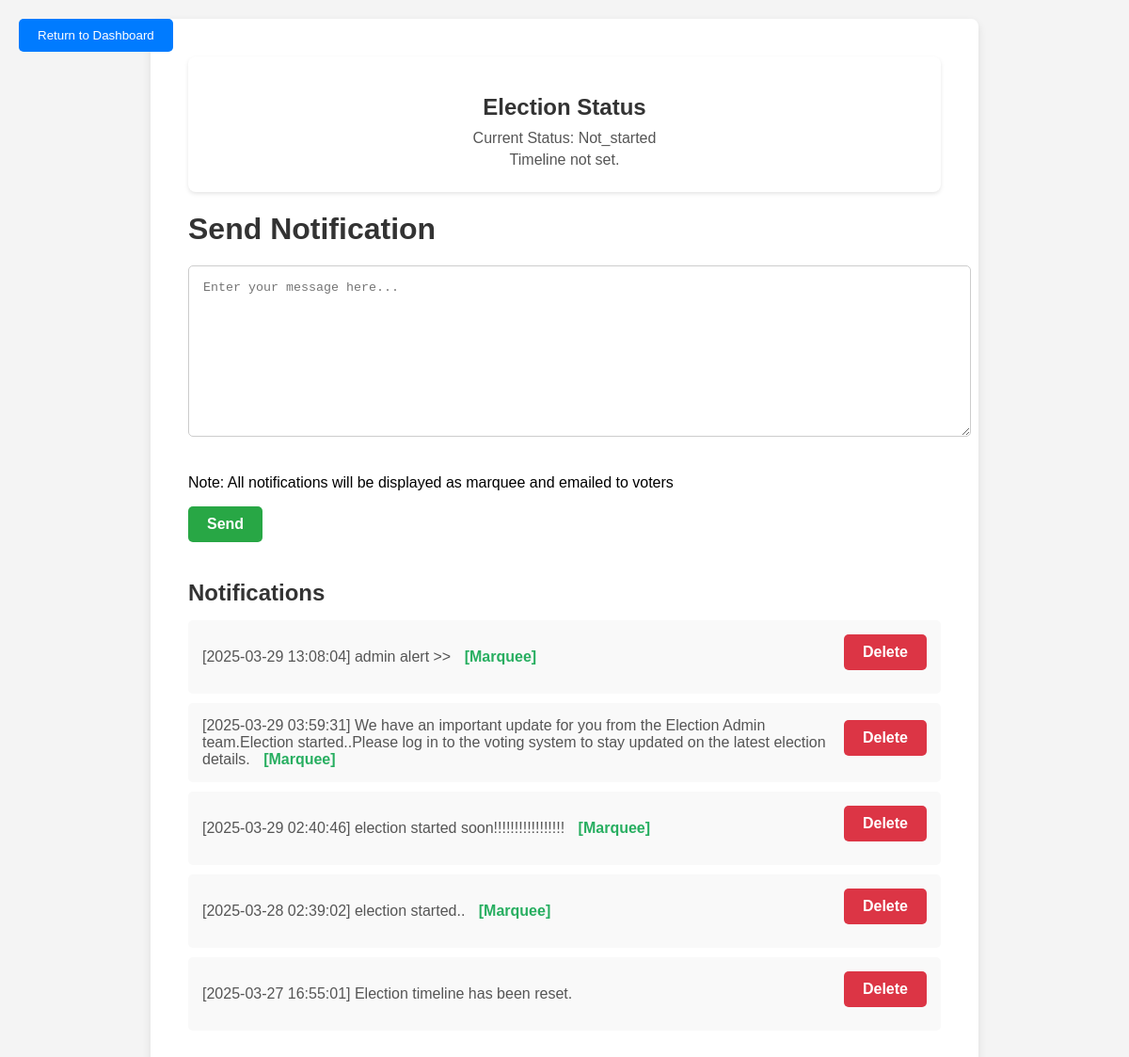
Page /notification.php (signed in) on the committed database.
### tables this page shows
CREATE TABLE IF NOT EXISTS `notifications` (
  `id` int NOT NULL AUTO_INCREMENT,
  `message` text NOT NULL,
  `type` enum('manual','election_status') DEFAULT 'manual',
  `created_at` timestamp NULL DEFAULT CURRENT_TIMESTAMP,
  `is_marquee` tinyint(1) DEFAULT '0',
  PRIMARY KEY (`id`)
);

### notification.php (the view, shortened to what this page needs)
<?php
include('connect.php');
$currentDate = date('Y-m-d H:i:s');
$statusQuery = "SELECT * FROM election_timeline WHERE election_id = 1";
$statusResult = mysqli_query($conn, $statusQuery);
$election = mysqli_fetch_assoc($statusResult);
$status = 'not_started';
$previous_status = isset($election['previous_status']) ? $election['previous_status'] : null;
if ($election) {
    if ($currentDate < $election['start_date']) {
        $status = 'not_started';
    } elseif ($currentDate >= $election['start_date'] && $currentDate <= $election['end_date']) {
        $status = 'ongoing';
    } else {
        $status = 'ended';
    }
    if ($status !== $previous_status && $previous_status !== null) {
        $message = '';
        if ($status === 'not_started') {
            $message = "Election timeline has been reset.";
        } elseif ($status === 'ongoing') {
            $message = "Election has started on " . $election['start_date'] . "!";
        } elseif ($status === 'ended') {
            $message = "Election has ended on " . $election['end_date'] . "!";
        }
        if ($message) {
            $checkNotificationQuery = "SELECT id FROM notifications WHERE message = '" . mysqli_real_escape_string($conn, $message) . "' AND type = 'election_status'";
            $checkNotificationResult = mysqli_query($conn, $checkNotificationQuery);
            if (mysqli_num_rows($checkNotificationResult) === 0) {
                $insert_query = "INSERT INTO notifications (message, type, is_marquee) VALUES ('" . mysqli_real_escape_string($conn, $message) . "', 'election_status', 1)";
                if (mysqli_query($conn, $insert_query)) {
                    $voters_query = "SELECT email FROM voter_reg WHERE status = 'approved'";
                    $voters_result = mysqli_query($conn, $voters_query);
                    $email_failed = false;
                    $email_count = 0;
                    $total_voters = mysqli_num_rows($voters_result);
                    set_time_limit(0);
                    while ($voter = mysqli_fetch_assoc($voters_result)) {
                        $emailResult = sendVoterEmail($voter['email'], 6, '', '', '', '', $message);
                        if (!$emailResult) {
                            $email_failed = true;
                            error_log("Failed to send email to {$voter['email']} for election status: $message");
                        } else {
                            $email_count++;
                        }
                        usleep(50000);
                    }
                    if ($email_failed) {
                        $_SESSION['error_message'] = "Election status notification saved, but some emails failed to send ($email_count/$total_voters sent).";
                    } else {
                        $_SESSION['success_message'] = "Election status notification sent successfully to $email_count/$total_voters voters!";
                    }
                    $updateQuery = "UPDATE election_timeline SET status = '$status', previous_status = '$status' WHERE election_id = 1";
                    if (!mysqli_query($conn, $updateQuery)) {
                        error_log("Failed to update election timeline: " . mysqli_error($conn));
                        $_SESSION['error_message'] .= " Failed to update election timeline: " . mysqli_error($conn);
                    }
                } else {
                    $_SESSION['error_message'] = "Failed to save election status notification: " . mysqli_error($conn);
                    error_log("Failed to insert notification: " . mysqli_error($conn));
                }
            }
        }
    } elseif ($previous_status === null && $status !== 'not_started') {
        $updateQuery = "UPDATE election_timeline SET status = '$status' WHERE election_id = 1";
        mysqli_query($conn, $updateQuery);
    }
} else {
    $statusResult = mysqli_query($conn, $statusQuery);
    $election = mysqli_fetch_assoc($statusResult);
    $status = 'not_started';
}
$notifications_query = "SELECT * FROM notifications ORDER BY created_at DESC";
$notifications_result = mysqli_query($conn, $notifications_query);
?>
<!DOCTYPE html>
<html lang="en">
<head>
    <link rel="stylesheet" href="login.css">
</head>
<body>
    <a href="staff-dashboard.php"><button class="return-btn">Return to Dashboard</button></a>
    <div class="notification-container">
        <section class="election-status">
            <h2>Election Status</h2>
            <p>Current Status: <span class="status-<?php echo $status; ?>"><?php echo ucfirst($status); ?></span></p>
            <?php if ($election && $election['start_date'] != '1970-01-01 00:00:00'): ?>
                <p>Start: <?php echo $election['start_date']; ?></p>
                <p>End: <?php echo $election['end_date']; ?></p>
            <?php else: ?>
                <p>Timeline not set.</p>
            <?php endif; ?>
        </section>
        <h1>Send Notification</h1>
        <form method="POST">
            <textarea name="message" placeholder="Enter your message here..." required></textarea>
            <p>Note: All notifications will be displayed as marquee and emailed to voters</p>
            <button type="submit" name="send_notification" class="send-btn">Send</button>
        </form>
        <div class="notifications-list">
            <h2>Notifications</h2>
            <?php if (mysqli_num_rows($notifications_result) > 0): ?>
                <?php while ($notification = mysqli_fetch_assoc($notifications_result)): ?>
                    <div class="notification-item">
                        <p>
                            [<?php echo $notification['created_at']; ?>]
                            <?php echo htmlspecialchars($notification['message']); ?>
                            <?php if ($notification['is_marquee']): ?>
                                <span class="marquee-indicator">[Marquee]</span>
                            <?php endif; ?>
                        </p>
                        <form method="POST">
                            <button type="submit" name="delete_notification" class="delete-btn">Delete</button>
                        </form>
                    </div>
                <?php endwhile; ?>
            <?php else: ?>
                <p>No notifications available.</p>
            <?php endif; ?>
        </div>
    </div>
</body>
</html>

### login.css (style rules this page uses)
body { font-family: Arial, sans-serif; margin: 0; padding: 0; display: flex; background-color: #f4f4f4; }
form { margin-top: 20px; }
form button { background-color: #2c3e50; color: white; padding: 10px 15px; border: none; border-radius: 4px; cursor: pointer; font-size: 16px; font-weight: bold; }
button { background-color: #e74c3c; color: white; border: none; padding: 8px 12px; border-radius: 4px; cursor: pointer; }

### notification.php (style rules this page uses)
body { display: flex; justify-content: center; align-items: center; min-height: 100vh; background-color: #f4f4f4; position: relative; padding: 20px; }
.notification-container { background-color: #fff; padding: 40px; border-radius: 8px; box-shadow: 0 4px 10px rgba(0, 0, 0, 0.1); width: 100%; max-width: 800px; }
.notification-container h1 { margin-bottom: 20px; color: #333; }
.notification-container textarea { width: 100%; height: 150px; padding: 15px; margin-bottom: 20px; border: 1px solid #ccc; border-radius: 5px; }
.notification-container button { padding: 10px 20px; color: white; border: none; border-radius: 5px; cursor: pointer; margin-bottom: 10px; }
.send-btn { background-color: #28a745; }
.delete-btn { background-color: #dc3545; }
.return-btn { padding: 10px 20px; background-color: #007bff; color: white; border: none; border-radius: 5px; position: absolute; top: 20px; left: 20px; cursor: pointer; }
.notifications-list { margin-top: 30px; }
.notifications-list h2 { font-size: 1.5em; color: #333; margin-bottom: 15px; }
.notification-item { background: #f9f9f9; padding: 15px; border-radius: 5px; margin-bottom: 10px; display: flex; justify-content: space-between; align-items: center; }
.notification-item p { margin: 0; color: #555; }
.notification-item form { margin: 0; }
.election-status { background: #fff; padding: 20px; border-radius: 8px; box-shadow: 0 2px 4px rgba(0, 0, 0, 0.1); margin-bottom: 20px; text-align: center; }
.election-status h2 { font-size: 1.5em; color: #333; margin-bottom: 10px; }
.election-status p { font-size: 1em; color: #555; margin: 5px 0; }
.marquee-indicator { color: #27ae60; font-weight: bold; margin-left: 10px; }

### rows in the picture
notifications: created_at "2025-03-29 13:08:04", message "admin alert >>", is_marquee "[Marquee]"
notifications: created_at "2025-03-29 03:59:31", message "We have an important update for you from the Election Admin team.Election started..Please log in to the voting system to stay updated on the latest election details.", is_marquee "[Marquee]"
notifications: created_at "2025-03-29 02:40:46", message "election started soon!!!!!!!!!!!!!!!!!", is_marquee "[Marquee]"
notifications: created_at "2025-03-28 02:39:02", message "election started..", is_marquee "[Marquee]"
notifications: created_at "2025-03-27 16:55:01", message "Election timeline has been reset."

### other values in the picture
$status "Not_started"
